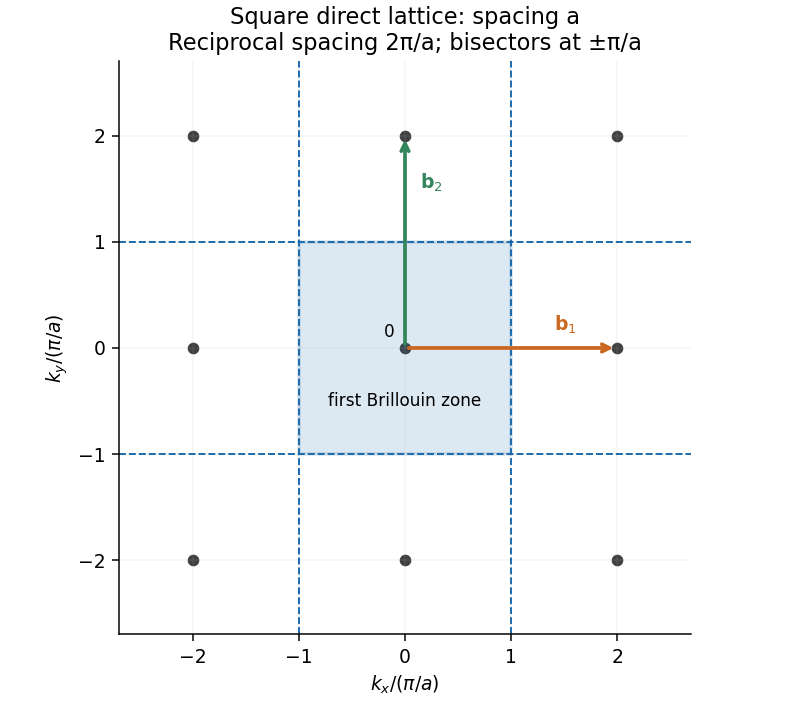

The Python source for this figure:
"""Original solution figure; tested with Python 3.14.4.
Dependencies: NumPy 2.3.5 and Matplotlib 3.10.7 (root pyproject.toml).
Writes its PNG basename into the current working directory.
"""
from pathlib import Path
import numpy as np
import matplotlib
matplotlib.use("Agg")
import matplotlib.pyplot as plt
plt.rcParams.update({"font.size":10,"figure.facecolor":"white","axes.facecolor":"white","savefig.facecolor":"white","axes.spines.top":False,"axes.spines.right":False})
from matplotlib.patches import Rectangle
fig,ax=plt.subplots(figsize=(6,5.2),layout="constrained")
x,y=np.meshgrid([-2,0,2],[-2,0,2]);ax.scatter(x,y,color=".25",s=27)
ax.add_patch(Rectangle((-1,-1),2,2,facecolor="#1565a8",edgecolor="#1565a8",alpha=.15,lw=2))
for z in [-1,1]:
 ax.axvline(z,color="#1565a8",ls="--",lw=1);ax.axhline(z,color="#1565a8",ls="--",lw=1)
ax.annotate("",xy=(2,0),xytext=(0,0),arrowprops={"arrowstyle":"->","color":"#ca6720","lw":2})
ax.annotate("",xy=(0,2),xytext=(0,0),arrowprops={"arrowstyle":"->","color":"#33865b","lw":2})
ax.text(1.4,.16,r"$\mathbf{b}_1$",color="#ca6720")
ax.text(.14,1.5,r"$\mathbf{b}_2$",color="#33865b")
ax.text(0,-.55,"first Brillouin zone",ha="center",fontsize=9)
ax.text(-.2,.1,"0",fontsize=9)
ax.set(xlim=(-2.7,2.7),ylim=(-2.7,2.7),xticks=[-2,-1,0,1,2],yticks=[-2,-1,0,1,2],xlabel=r"$k_x/(\pi/a)$",ylabel=r"$k_y/(\pi/a)$",aspect="equal",title="Square direct lattice: spacing a\nReciprocal spacing 2π/a; bisectors at ±π/a")
ax.grid(alpha=.13)
fig.savefig(Path(__file__).with_suffix('.png').name,dpi=135)
